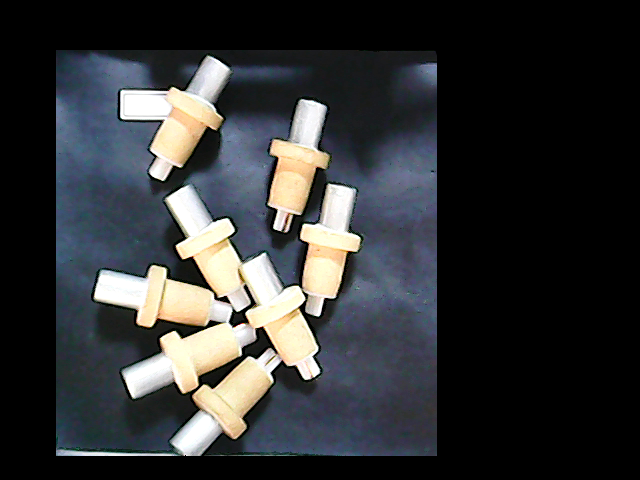
%> input picture lesson-01_采样头个数识别/01.png, 640 x 480 px
$ octave count3.m   (GNU Octave 9; MATLAB toolbox functions it lacks are replaced by stand-ins)
%> lines starting %> are read from the running program, lines starting %| are printed output that depends on the picture; in (x1, y1, x2, y2) boxes, pixels count from 0 and x2, y2 are one past the last pixel; in counts of white or black regions, pixels touching at a corner belong together; the program's own positions count from 1
clear all;
close all;
img2 = imread('D:\图像作业\lesson-01_采样头个数识别\01.png');
%> img2 is the input picture: size 480x640x3 uint8; mean R, G, B 50.5, 52.2, 53.5
% img2 = rgb2hsi(imgd2);
h = im2double(img2);
gs = h;
bv = h;
I1 = rgb2hsv(h);
%> I1: size 480x640x3 double; mean H, S, V 0.228, 0.128, 0.23
Ir = I1(:,:,1);
Ig = I1(:,:,2);
Ib = I1(:,:,3);
% subplot(2,2,1);imshow(Ir);title('h');
% subplot(2,2,2);imshow(Ig);title('s');
% subplot(2,2,3);imshow(Ib);title('v');
% figure,imshow(Ir);title('Ir');
h(:,:,2) = 1;
h(:,:,3) = 1;
gs(:,:,1) = 1;
gs(:,:,3) = 1;
bv(:,:,1) = 1;
bv(:,:,2) = 1;
% [19 lines of commented-out code are left out]

for j=1:480
    for i=1:640
        if(h(j,i,1)<0.85)
            hc(j,i) = 0;
        else
            hc(j,i) = 1;
        end
    end
end
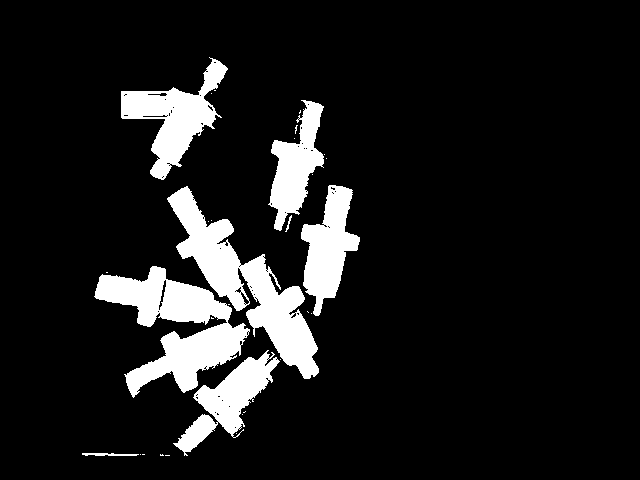
%> hc: size 480x640 double; values 0 (black) and 1 (white), 10.9% white; 31 white regions (23 under 20 px), largest, box (x1, y1, x2, y2) and area: (94, 266, 250, 398) 8548, (167, 186, 319, 379) 8542, (121, 57, 228, 180) 4849
for j=1:480
    for i=1:640
        if(gs(j,i,2)<0.85)
            gsc(j,i) = 0;
        else
            gsc(j,i) = 1;
        end
    end
end
%> gsc: size 480x640 double; values 0 (black) and 1 (white), 9.4% white; 52 white regions (43 under 20 px), largest, box (x1, y1, x2, y2) and area: (167, 186, 320, 380) 7984, (95, 266, 248, 398) 7663, (121, 57, 229, 181) 4020
for j=1:480
    for i=1:640
        if(bv(j,i,3)<0.85)
            bvc(j,i) = 0;
        else
            bvc(j,i) = 1;
        end
    end
end
%> bvc: size 480x640 double; values 0 (black) and 1 (white), 5.2% white; 173 white regions (151 under 20 px), largest, box (x1, y1, x2, y2) and area: (124, 294, 250, 397) 2638, (167, 186, 234, 257) 1888, (242, 253, 305, 327) 1886
% imtool(hc);

% 图2中亮度太强 填充会模糊掉边界
% hch = imfill(hc,'hole');
% figure,imshow(hch);


% 要先腐蚀在膨胀
% hc = imdilate(hc,strel('disk',5));
% figure,imshow(hc);

% 骨架化
% hhh = bwmorph(hc,'skel',Inf);
% figure,imshow(hhh);title('骨架化');
% hhhs = bwmorph(hhh,'thin');
% figure,imshow(hhhs);title('骨架化s');

% 腐蚀后无输出图像
% hhm = imerode(hhh,strel('disk',1));
% figure,imshow(hhm);title('骨架腐蚀后');

% hhimd = imdilate(hhh,strel('disk',10));
% figure,imshow(hhimd);

% 灰度二进制图像边缘检测
hdb = bwperim(hc);
%> hdb: size 480x640 logical; 1.2% white in thin lines or dots, all inside (x1, y1, x2, y2) = (82, 57, 360, 456)
figure,imshow(hdb);title('灰度二进制边缘检测');

hc0 = bwareaopen(hc,100);
%> hc0: size 480x640 logical; 10.9% white; 7 white regions
hcl = bwlabel(hc0);
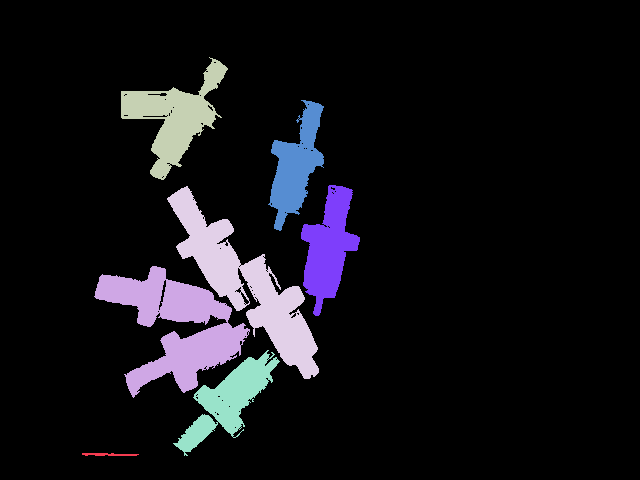
%> hcl: size 480x640 double; 8 distinct labels, from 0 to 7; one colour per label, 0 black
statsc = regionprops(hcl,'Area');
%> statsc = 7 regions; Area: 8548, 8542, 4849, 3984, 3822, 3517, 128

statscp = regionprops(hcl,'BoundingBox');
%> statscp = 7 regions; box (x1, y1, x2, y2): (82, 453, 139, 456), (94, 266, 250, 398), (121, 57, 228, 180), (167, 186, 319, 379), (173, 350, 280, 456), (268, 100, 324, 231), (301, 185, 360, 316)
rects = cat(1,  statscp.BoundingBox);
%> rects = [82.5 453.5 57 3; 94.5 266.5 156 132; 121.5 57.5 107 123; 167.5 186.5 152 193; 173.5 350.5 107 106; 268.5 100.5 56 131; 301.5 185.5 59 131]

statscl = regionprops(hcl,'Centroid');
%> statscl = 7 regions; Centroid: [109.2 455.1], [176.2 327.1], [175 117.6], [247.1 284.8], [229.1 400.9], [296.5 166.2], [329.1 247.9]
% figure,imshow(hcl);

imshow(hcl);   %先显示图片
hold on;    %画出boundingbox的矩形区域  'EdgeColor','g'
for i = 1:size(rects, 1)
    rectangle('position', rects(i, :), 'EdgeColor', 'r');
end
%> this loop made 7 passes
% [8 lines of commented-out code are left out]

hc = imerode(hcl,strel('square',5));
%> hc: size 480x640 double; 7 distinct labels, from 0 to 7
figure,imshow(hc);title('fushi');
hc0 = bwareaopen(hc,100);
%> hc0: size 480x640 logical; 7.9% white; 12 white regions
hc7 = bwlabel(hc0);
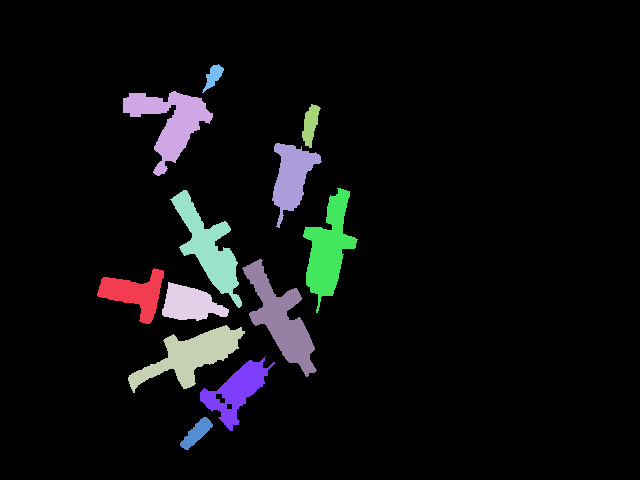
%> hc7: size 480x640 double; 13 distinct labels, from 0 to 12; one colour per label, 0 black
statsc7 = regionprops(hc7,'Area');
%> statsc7 = 12 regions; largest, Area: 3304, 3099, 3074, 3047, 2972

statscp7 = regionprops(hc7,'BoundingBox');
%> statscp7 = 12 regions; largest, box (x1, y1, x2, y2): (242, 259, 317, 377), (170, 190, 242, 308), (128, 325, 245, 393), (123, 91, 213, 176), (303, 188, 358, 313)
rects7 = cat(1,  statscp7.BoundingBox);
%> rects7 = 12 rows, first 8: [97.5 268.5 67 56; 123.5 91.5 90 85; 128.5 325.5 117 68; 162.5 282.5 67 39; 170.5 190.5 72 118; 180.5 417.5 33 33; 200.5 356.5 75 75; 202.5 64.5 22 29]

statscl7 = regionprops(hc7,'Centroid');
%> statscl7 = 12 regions; first 5, Centroid: [135.4 293.9], [170.8 122.3], [191.5 356.3], [190.7 304.5], [209.2 248]
statsch7 = regionprops(hc7,'ConvexHull');
%> statsch7 = 12 items
rech7= cat(1,  statsch7.ConvexHull);
%> rech7 = 212 rows, first 12: [164.5 278; 157.5 309; 156.5 313; 154.5 318; 152.5 322; 150 324.5; 146 324.5; 143 323.5; 141 322.5; 99 297.5; 97.5 296; 97.5 294]
% figure,imshow(hc);
imshow(hc7);   %先显示图片
hold on;    %画出boundingbox的矩形区域  'EdgeColor','g'
for i = 1:size(rects7, 1)
    rectangle('position', rects7(i, :), 'EdgeColor', 'r');
end
%> this loop made 12 passes
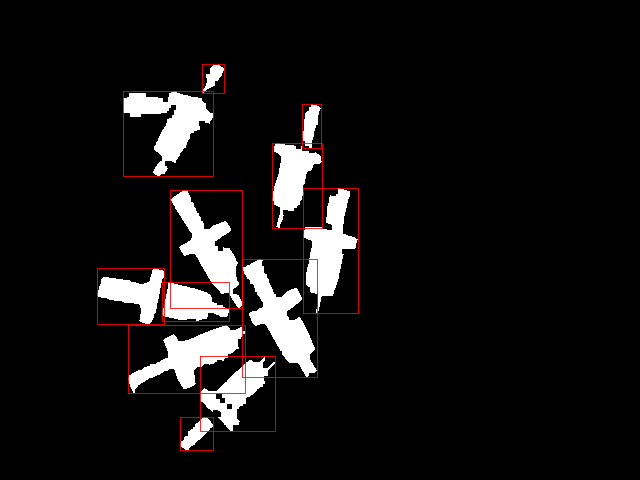
%> figure redrawn from the program's plot data
imtool(hc7);
% 最小凸变形不行
% for i = 1:size(rech7, 1)
%     rectangle('position', rech7(i, :), 'EdgeColor', 'r');
% end
imtool(hc7);

% 求区域间的最小联通距离,并将联通区域连接起来
bw2 = ismember(hc7, find([statsc7.Area] < 2500));
%> bw2: size 480x640 logical; 2.8% white; 7 white regions, largest, box (x1, y1, x2, y2) and area: (200, 356, 275, 431) 2045, (272, 143, 322, 228) 2034, (97, 268, 164, 324) 1741
% 填充空洞
bw2 = imfill(bw2,'holes');
%> bw2: size 480x640 logical; 2.8% white; 7 white regions, largest, box (x1, y1, x2, y2) and area: (200, 356, 275, 431) 2123, (272, 143, 322, 228) 2034, (97, 268, 164, 324) 1741
figure,imshow(bw2);title('删除面积大于2500');
% bw2 = ismember(bw21, find([statsc7.Area] >280));
% figure,imshow(bw2);title('删除面积大于280');
% bwboundaries(BW,conn)
b = bwperim(bw2);
%> b: size 480x640 logical; 0.36% white in thin lines or dots, all inside (x1, y1, x2, y2) = (97, 64, 322, 450)
[L,num]=bwlabel(b);
%> L: size 480x640 double; 8 distinct labels, from 0 to 7
%> num = 7
countnum = num;
%> countnum = 7
z=1;
imshow(b)
hold on
for i1 = 1:num-1
    [x,y]=find(L==i1);
    c =0;
    for j1= (i1+1):num
        [x1,y1]=find(L==j1);
        for i=1:size(x,1)
            for j=1:size(x1,1)
                c(i,j)=sqrt((x(i)-x1(j))^2+(y(i)-y1(j))^2);
            end
        end
        d=min(min(c));
        if d<11
            counth(z)=d;
            z = z+1;
            countnum = countnum-1;
            hold on;
            [x2,y2]=find(c==d);
%           当d的值出现两个解的时候选取第一个解为最终计算解
            if length(x2)>=2
                x2 = x2(1);
                y2 = y2(1);
            end

            bw2 = DrawLineImage(bw2,y(x2),x(x2),y1(y2),x1(y2));
            plot([y(x2),y1(y2)],[x(x2),x1(y2)],'r*-')
            text(y(x2),x(x2),num2str(d),'FontSize',18,'Color','b')
        end
    end
end
%> this loop made 6 passes
%> bw2: size 480x640 logical; 2.9% white; 4 white regions, box (x1, y1, x2, y2) and area: (97, 268, 229, 324) 3373, (180, 356, 275, 450) 2601, (272, 104, 322, 228) 2509, (202, 64, 224, 93) 278
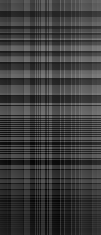
%> c: size 235x101 double; min 4.12, max 127.8, mean 61
%> after the loop, counth = [6.08 8.49 4.12]; countnum = 4; x2 = 161; y2 = 35; z = 4
figure,imshow(bw2);title('直线联通区域');
hc20 = bwareaopen(bw2,500);
%> hc20: size 480x640 logical; 2.8% white; 3 white regions, box (x1, y1, x2, y2) and area: (97, 268, 229, 324) 3373, (180, 356, 275, 450) 2601, (272, 104, 322, 228) 2509
hc2l = bwlabel(hc20);
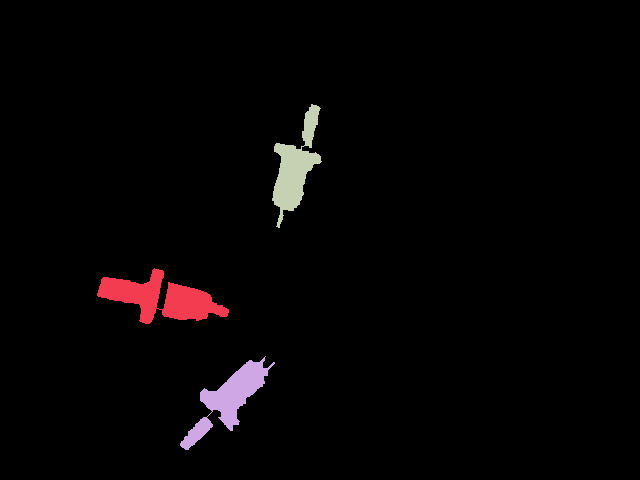
%> hc2l: size 480x640 double; 4 distinct labels, from 0 to 3; one colour per label, 0 black
stat21 = regionprops(hc2l,'Area');
%> stat21 = 3 regions; Area: 3373, 2601, 2509
countfnum = length(stat21);
%> countfnum = 3
for i=1:length(stat21)
    if stat21(i).Area>5000
        countfnum = countfnum + 1;
    end
end
%> this loop made 3 passes
opencount = 0;
for i=1:length(statsc7)
    if statsc7(i).Area>2500&&statsc7(i).Area<5000
        opencount = opencount + 1;
    else if statsc7(i).Area>5000
            opencount = opencount + 2;
        end
    end
end
zzzzz = opencount + countfnum
%> zzzzz = 8


n=1;k=1;
recta7 = cat(1,  statsc7.Area);
%> recta7 = [1741; 3074; 3099; 1627; 2972; 473; 2045; 278; 3304; 2034; 472; 3047]
for i=1:length(statsc7)
    if statsc7(i).Area<1500

        cent(k) = recta7(i);
        k=k+1;
        for j=(i+1):length(statsc7)
            cm = norm(statscl7(i).Centroid-statscl7(j).Centroid);
            if cm<50
                chp(n) =j;
                p(n) = cm;
                n = n+1;
            end
        end
    end
end
%> after the loop, cent = [473 278 472]; cm = 125; n = 1
% [7 lines of commented-out code are left out]


hc = imerode(hc,strel('square',5));
%> hc: size 480x640 double; 7 distinct labels, from 0 to 7
figure,imshow(hc);
% [23 lines of commented-out code are left out]

for j=1:480
    for i=1:640
        if(Ir(j,i)<0.2)
            Irc(j,i) = 1;
        else
            Irc(j,i) = 0;
        end
    end
end
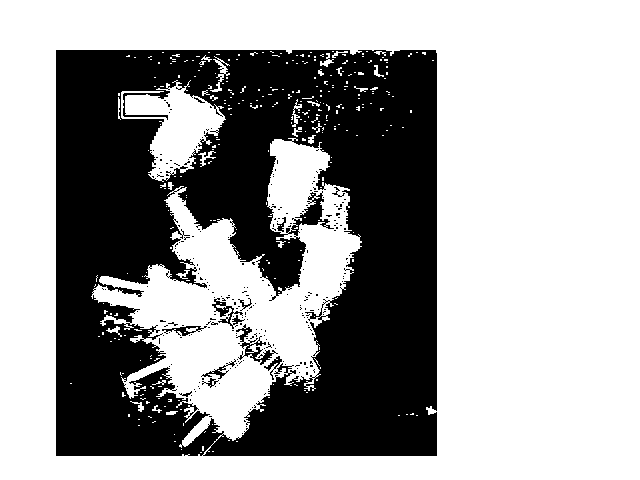
%> Irc: size 480x640 double; values 0 (black) and 1 (white), 62.8% white; 254 black regions (242 under 20 px), largest, box (x1, y1, x2, y2) and area: (56, 50, 437, 456) 112345, (236, 324, 278, 365) 437, (212, 298, 245, 329) 295


% [65 lines of commented-out code are left out]

$ run again, with lesson-01_采样头个数识别/02.png copied over lesson-01_采样头个数识别/01.png
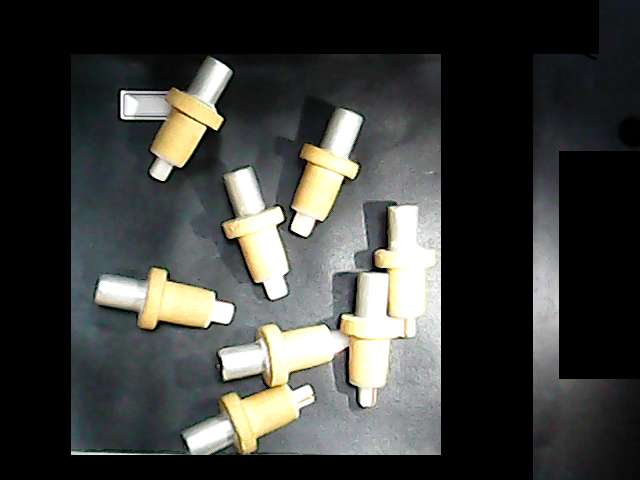
%> input picture lesson-01_采样头个数识别/02.png, 640 x 480 px
%> img2 is the input picture: size 480x640x3 uint8; mean R, G, B 62.6, 63.8, 60.7
%> I1: size 480x640x3 double; mean H, S, V 0.241, 0.0905, 0.26
%> after the loop `for j=1:480`:
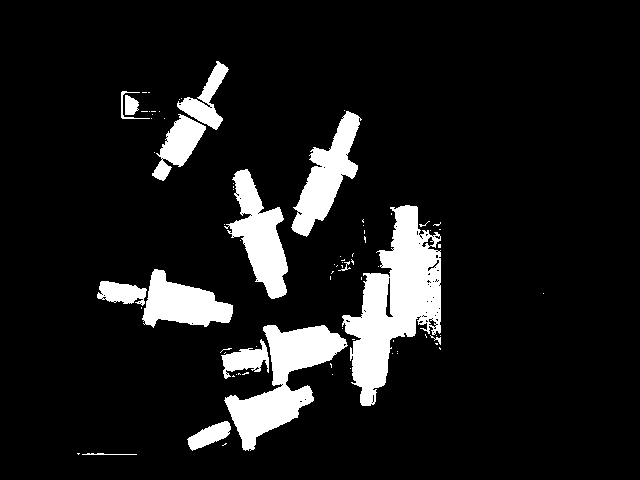
%> hc: size 480x640 double; values 0 (black) and 1 (white), 10.4% white; 80 white regions (65 under 20 px), largest, box (x1, y1, x2, y2) and area: (342, 205, 441, 406) 9569, (224, 325, 348, 451) 5894, (224, 169, 288, 299) 3853
%> hdb: size 480x640 logical; 1.3% white in thin lines or dots, all inside (x1, y1, x2, y2) = (77, 61, 544, 455)
%> hcl: size 480x640 double; 13 distinct labels, from 0 to 12
%> statsc = 12 regions; largest, Area: 9569, 5894, 3853, 3587, 3099
%> statscp = 12 regions; largest, box (x1, y1, x2, y2): (342, 205, 441, 406), (224, 325, 348, 451), (291, 111, 362, 237), (224, 169, 288, 299), (142, 269, 233, 328)
%> rects = 12 rows, first 8: [97.5 281.5 50 25; 121.5 91.5 29 28; 125.5 95.5 14 20; 142.5 269.5 91 59; 152.5 114.5 54 67; 177.5 61.5 52 69; 187.5 421.5 44 30; 221.5 339.5 48 40]
%> statscl = 12 regions; first 5, Centroid: [121.9 293.4], [128 107.4], [131.4 106.2], [183.2 304.3], [179.4 145.7]
%> the loop `for i = 1:size(rects, 1)` made 12 passes
%> hc7: size 480x640 double; 13 distinct labels, from 0 to 12
%> statsc7 = 12 regions; largest, Area: 7011, 2855, 2611, 2472, 2327
%> statscp7 = 12 regions; largest, box (x1, y1, x2, y2): (347, 207, 439, 404), (294, 114, 357, 234), (232, 172, 286, 296), (227, 387, 311, 448), (145, 272, 231, 323)
%> rects7 = 12 rows, first 8: [102.5 283.5 42 18; 145.5 272.5 86 51; 162.5 118.5 41 45; 182.5 100.5 38 27; 190.5 424.5 38 24; 202.5 66.5 24 34; 224.5 349.5 42 20; 227.5 387.5 84 61]
%> statscl7 = 12 regions; first 5, Centroid: [121.6 292.7], [183.2 304.3], [182.6 141.4], [202.1 113.1], [210.1 436.1]
%> statsch7 = 12 items
%> rech7 = 205 rows, first 12: [144.5 295; 142 297.5; 132 301.5; 127 301.5; 110 299.5; 108.5 298; 103.5 291; 102.5 289; 102.5 285; 104 283.5; 107 283.5; 127 286.5]
%> the loop `for i = 1:size(rects7, 1)` made 12 passes
%> b: size 480x640 logical; 0.4% white in thin lines or dots, all inside (x1, y1, x2, y2) = (102, 66, 344, 448)
%> L: size 480x640 double; 10 distinct labels, from 0 to 9
%> num = 9
%> the loop `for i1 = 1:num-1` made 8 passes
%> after the loop `for i1 = 1:num-1`: counth = [7 7.62 7.21 9.85 7.28 6.08]; countnum = 3; x2 = 153; y2 = 83; z = 7
%> hc2l: size 480x640 double; 4 distinct labels, from 0 to 3
%> stat21 = 3 regions; Area: 5493, 2943, 1657
%> `countfnum = length(stat21);`: countfnum = 3
%> the loop `for i=1:length(stat21)` made 3 passes
%> countfnum on pass 3: 4
%> the loop `for i=1:length(statsc7)` made 12 passes
%> opencount on passes 9, 11, 12: 1, 2, 4
%> zzzzz = 8
%> recta7 = [465; 2472; 977; 414; 395; 255; 502; 2250; 2855; 2327; 2611; 7011]
%> the loop `for i=1:length(statsc7)` made 12 passes
%> after the loop `for i=1:length(statsc7)`: cent = [465 977 414 395 255 502]; chp = [4 6]; cm = 158.9; n = 3; p = [34.36 33]
%> after the loop `for j=1:480`:
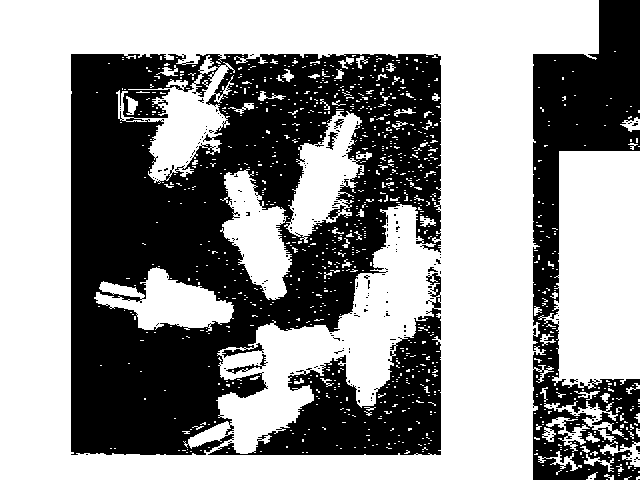
%> Irc: size 480x640 double; values 0 (black) and 1 (white), 58.5% white; 177 black regions (168 under 20 px), largest, box (x1, y1, x2, y2) and area: (71, 54, 441, 455) 87992, (533, 0, 640, 480) 24783, (208, 273, 441, 455) 13838

$ run again, with lesson-01_采样头个数识别/03.png copied over lesson-01_采样头个数识别/01.png
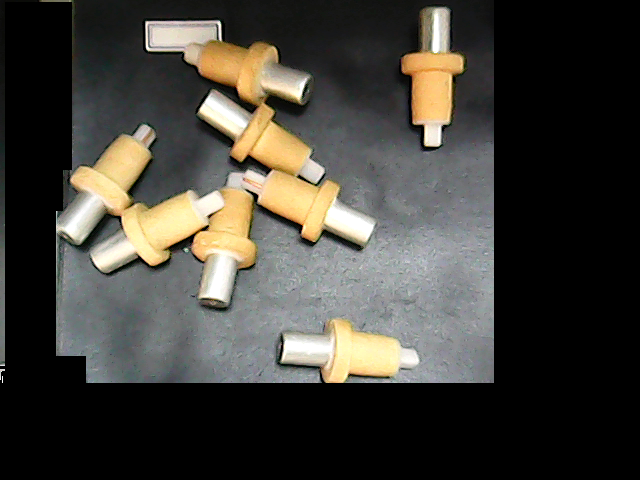
%> input picture lesson-01_采样头个数识别/03.png, 640 x 480 px
%> img2 is the input picture: size 480x640x3 uint8; mean R, G, B 66.2, 63.9, 57.4
%> I1: size 480x640x3 double; mean H, S, V 0.2, 0.0876, 0.269
%> after the loop `for j=1:480`:
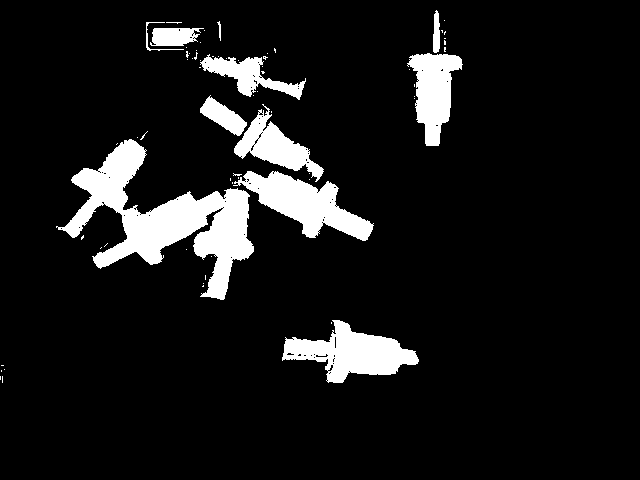
%> hc: size 480x640 double; values 0 (black) and 1 (white), 9.4% white; 68 white regions (57 under 20 px), largest, box (x1, y1, x2, y2) and area: (56, 139, 254, 300) 11042, (282, 320, 419, 383) 4252, (233, 171, 374, 241) 4242
%> hdb: size 480x640 logical; 1.2% white in thin lines or dots, all inside (x1, y1, x2, y2) = (0, 10, 463, 383)
%> hcl: size 480x640 double; 11 distinct labels, from 0 to 10
%> statsc = 10 regions; largest, Area: 11042, 4252, 4242, 2937, 2444
%> statscp = 10 regions; largest, box (x1, y1, x2, y2): (56, 139, 254, 300), (233, 171, 374, 241), (282, 320, 419, 383), (234, 104, 324, 182), (407, 53, 463, 146)
%> rects = 10 rows, first 8: [56.5 139.5 198 161; 146.5 22.5 38 29; 150.5 28.5 54 18; 200.5 54.5 106 46; 200.5 95.5 47 41; 233.5 171.5 141 70; 234.5 104.5 90 78; 282.5 320.5 137 63]
%> statscl = 10 regions; first 5, Centroid: [165.6 219.4], [155.6 39.7], [174.2 37], [249.8 76.1], [223.9 117]
%> the loop `for i = 1:size(rects, 1)` made 10 passes
%> hc7: size 480x640 double; 12 distinct labels, from 0 to 11
%> statsc7 = 11 regions; largest, Area: 5921, 3099, 2994, 2244, 2184
%> statscp7 = 11 regions; largest, box (x1, y1, x2, y2): (96, 191, 252, 297), (247, 173, 371, 238), (286, 322, 416, 381), (67, 142, 143, 235), (412, 56, 460, 144)
%> rects7 = 11 rows, first 8: [67.5 142.5 76 93; 96.5 191.5 156 106; 154.5 30.5 37 14; 202.5 100.5 42 33; 208.5 59.5 50 35; 236.5 119.5 29 35; 247.5 173.5 124 65; 254.5 126.5 53 42]
%> statscl7 = 11 regions; first 5, Centroid: [109.4 181.7], [190.4 233.2], [171.8 37.3], [223.9 117], [238.4 72.4]
%> statsch7 = 11 items
%> rech7 = 190 rows, first 12: [143.5 156; 141.5 162; 121.5 211; 121 211.5; 75 235.5; 74 235.5; 67.5 229; 74.5 180; 77 177.5; 86 170.5; 127 143.5; 131 142.5]
%> the loop `for i = 1:size(rects7, 1)` made 11 passes
%> b: size 480x640 logical; 0.39% white in thin lines or dots, all inside (x1, y1, x2, y2) = (67, 30, 460, 235)
%> L: size 480x640 double; 9 distinct labels, from 0 to 8
%> num = 8
%> the loop `for i1 = 1:num-1` made 7 passes
%> after the loop `for i1 = 1:num-1`: counth = [8.06 7.21 6.4]; countnum = 5; x2 = 73; y2 = 29; z = 4
%> hc20: size 480x640 logical; 2.4% white; 4 white regions, box (x1, y1, x2, y2) and area: (67, 142, 143, 235) 2244, (412, 56, 460, 144) 2219, (202, 100, 307, 168) 1959, (208, 59, 300, 95) 854
%> hc2l: size 480x640 double; 5 distinct labels, from 0 to 4
%> stat21 = 4 regions; Area: 2244, 2219, 1959, 854
%> countfnum = 4
%> the loop `for i=1:length(stat21)` made 4 passes
%> the loop `for i=1:length(statsc7)` made 11 passes
%> zzzzz = 8
%> recta7 = [2244; 5921; 431; 539; 688; 289; 3099; 1121; 161; 2994; 2184]
%> after the loop `for i=1:length(statsc7)`: cent = [431 539 688 289 1121 161]; chp = [5 6 9 8]; cm = 151.2; n = 5; p = [46.89 34.15 47.71 32.37]
%> after the loop `for j=1:480`:
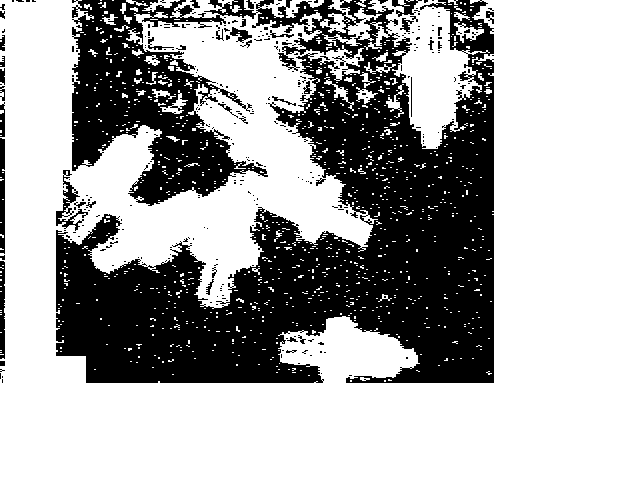
%> Irc: size 480x640 double; values 0 (black) and 1 (white), 66.1% white; 320 black regions (277 under 20 px), largest, box (x1, y1, x2, y2) and area: (56, 0, 494, 383) 99705, (56, 170, 88, 231) 545, (0, 138, 5, 254) 538
